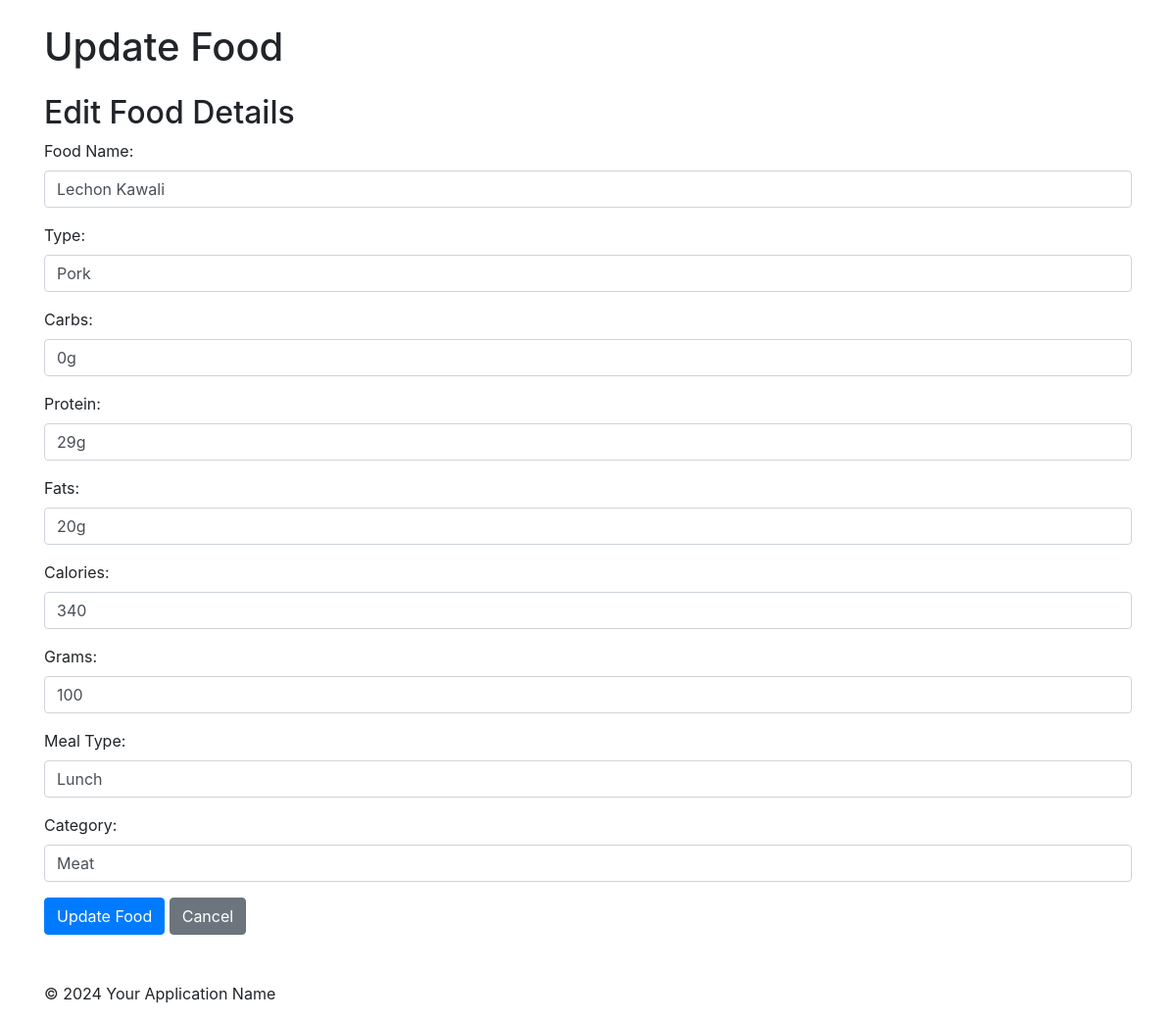
Screenshot of /food/update/2 with the database file from the repository.
### tables this page shows
CREATE TABLE foods (
	food_id INTEGER NOT NULL, 
	food_name VARCHAR NOT NULL, 
	type VARCHAR NOT NULL, 
	carbs VARCHAR NOT NULL, 
	protein VARCHAR NOT NULL, 
	fats VARCHAR NOT NULL, 
	calorie INTEGER NOT NULL, 
	grams INTEGER NOT NULL, 
	meal_type VARCHAR NOT NULL, 
	category VARCHAR NOT NULL, recipe_link VARCHAR(255) NULL, 
	PRIMARY KEY (food_id)
);

### admin.py (the view)
@app.route('/food/update/<int:food_id>', methods=['GET', 'POST'])
def update_food(food_id):
    if request.method == 'POST':
        food_name = request.form.get('food_name')
        food_type = request.form.get('type')
        carbs = request.form.get('carbs')
        protein = request.form.get('protein')
        fats = request.form.get('fats')
        calorie = request.form.get('calorie')
        grams = request.form.get('grams')
        meal_type = request.form.get('meal_type')
        category = request.form.get('category')
        print(f"Form Data - food_name: {food_name}, food_type: {food_type}, carbs: {carbs}, protein: {protein}")
        if not food_name or not food_type or not carbs or not protein or not fats or not calorie or not grams or not meal_type or not category:
            flash('Please fill out all fields.')
            return redirect(url_for('update_food', food_id=food_id))
        with get_db_connection() as conn:
            conn.execute('UPDATE foods SET food_name = ?, type = ?, carbs = ?, protein = ?, fats = ?, calorie = ?, grams = ?, meal_type = ?, category = ? WHERE food_id = ?',
                         (food_name, food_type, carbs, protein, fats, calorie, grams, meal_type, category, food_id))
            conn.commit()
        flash('Food updated successfully!')
        return redirect(url_for('manage_food'))
    else:
        with get_db_connection() as conn:
            food = conn.execute('SELECT * FROM foods WHERE food_id = ?', (food_id,)).fetchone()
        if food is None:
            flash('Food not found!')
            return redirect(url_for('manage_food'))
        return render_template('update_food.html', food=food)

### admin.py (called while the page is built)
def get_db_connection():
    conn = sqlite3.connect('nutri.db', timeout=10)  # Connect to your nutri.db with a timeout
    conn.row_factory = sqlite3.Row  # This allows us to access columns by name
    return conn

### templates/update_food.html (shortened to what this page needs)
<!DOCTYPE html>
<html lang="en">
<head>
    <link rel="stylesheet" href="https://stackpath.bootstrapcdn.com/bootstrap/4.5.2/css/bootstrap.min.css">
</head>
<body>
    <div class="container">
        <header class="my-4">
            <h1>Update Food</h1>
        </header>
        <main>
            <h2>Edit Food Details</h2>
            <form action="{{ url_for('update_food', food_id=food['food_id']) }}" method="POST">
                <div class="form-group">
                    <label for="food_name">Food Name:</label>
                    <input type="text" name="food_name" value="{{ food['food_name'] }}" required class="form-control">
                </div>
                <div class="form-group">
                    <label for="type">Type:</label>
                    <input type="text" name="type" value="{{ food['type'] }}" required class="form-control">
                </div>
                <div class="form-group">
                    <label for="carbs">Carbs:</label>
                    <input type="text" name="carbs" value="{{ food['carbs'] }}" required class="form-control">
                </div>
                <div class="form-group">
                    <label for="protein">Protein:</label>
                    <input type="text" name="protein" value="{{ food['protein'] }}" required class="form-control">
                </div>
                <div class="form-group">
                    <label for="fats">Fats:</label>
                    <input type="text" name="fats" value="{{ food['fats'] }}" required class="form-control">
                </div>
                <div class="form-group">
                    <label for="calorie">Calories:</label>
                    <input type="number" name="calorie" value="{{ food['calorie'] }}" required class="form-control">
                </div>
                <div class="form-group">
                    <label for="grams">Grams:</label>
                    <input type="number" name="grams" value="{{ food['grams'] }}" required class="form-control">
                </div>
                <div class="form-group">
                    <label for="meal_type">Meal Type:</label>
                    <input type="text" name="meal_type" value="{{ food['meal_type'] }}" required class="form-control">
                </div>
                <div class="form-group">
                    <label for="category">Category:</label>
                    <input type="text" name="category" value="{{ food['category'] }}" required class="form-control">
                </div>
                <button type="submit" class="btn btn-primary">Update Food</button>
                <a href="{{ url_for('manage_food') }}" class="btn btn-secondary">Cancel</a>
            </form>
        </main>
        <footer class="mt-5">
            <p>&copy; 2024 Your Application Name</p>
        </footer>
    </div>
</body>
</html>

### rows the page displays
foods: food_name "Lechon Kawali", type "Pork", carbs "0g", protein "29g", fats "20g", calorie "340", grams "100", meal_type "Lunch", category "Meat"
